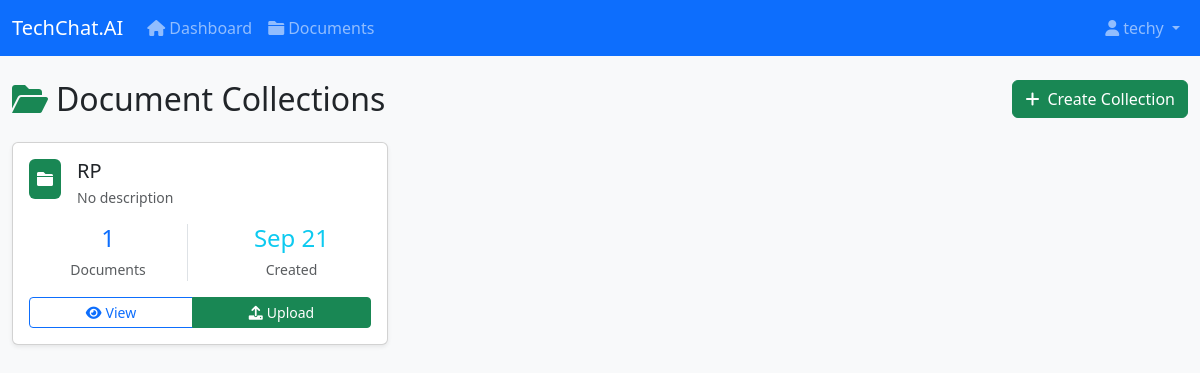
/rag/documents/ (signed in), run on the app's committed database.
### rag_system/models.py (models this page shows, shortened)
class DocumentCollection(models.Model):
    user = models.ForeignKey(User, on_delete=models.CASCADE)
    name = models.CharField(max_length=200)
    description = models.TextField(blank=True)
    created_at = models.DateTimeField(auto_now_add=True)

### rag_system/views.py (the view)
# urls.py: path('documents/', views.documents, name='documents'),
@login_required
def documents(request):
    collections = DocumentCollection.objects.filter(user=request.user)
    return render(request, 'rag/documents.html', {'collections': collections})

### templates/rag/documents.html (shortened to what this page needs)
{% extends 'base.html' %}
{% block content %}
<div class="container-fluid py-4">
    <div class="d-flex justify-content-between align-items-center mb-4">
        <h2 class="mb-0">
            <i class="fas fa-folder-open me-2 text-success"></i>Document Collections
        </h2>
        <a href="{% url 'create_collection' %}" class="btn btn-success">
            <i class="fas fa-plus me-2"></i>Create Collection
        </a>
    </div>
    {% if collections %}
        <div class="row">
            {% for collection in collections %}
            <div class="col-lg-4 col-md-6 mb-4">
                <div class="card h-100 shadow-sm">
                    <div class="card-body d-flex flex-column">
                        <div class="d-flex align-items-start mb-3">
                            <div class="bg-success text-white rounded p-2 me-3">
                                <i class="fas fa-folder"></i>
                            </div>
                            <div class="flex-grow-1">
                                <h5 class="card-title mb-1">{{ collection.name }}</h5>
                                <p class="card-text text-muted small">
                                    {{ collection.description|default:"No description"|truncatewords:15 }}
                                </p>
                            </div>
                        </div>
                        <div class="row text-center mb-3">
                            <div class="col-6">
                                <div class="border-end">
                                    <h4 class="mb-1 text-primary">{{ collection.documents.count }}</h4>
                                    <small class="text-muted">Documents</small>
                                </div>
                            </div>
                            <div class="col-6">
                                <h4 class="mb-1 text-info">{{ collection.created_at|date:"M d" }}</h4>
                                <small class="text-muted">Created</small>
                            </div>
                        </div>
                        <div class="mt-auto">
                            <div class="btn-group w-100" role="group">
                                <a href="{% url 'collection_detail' collection.id %}"
                                   class="btn btn-outline-primary btn-sm">
                                    <i class="fas fa-eye me-1"></i>View
                                </a>
                                <a href="{% url 'upload_document' collection.id %}"
                                   class="btn btn-success btn-sm">
                                    <i class="fas fa-upload me-1"></i>Upload
                                </a>
                            </div>
                        </div>
                    </div>
                </div>
            </div>
            {% endfor %}
        </div>
    {% endif %}
</div>
{% endblock %}

### templates/base.html (shortened to what this page needs)
<!DOCTYPE html>
<html lang="en">
<head>
    <link href="https://cdn.jsdelivr.net/npm/bootstrap@5.3.2/dist/css/bootstrap.min.css" rel="stylesheet">
    <link rel="stylesheet" href="https://cdnjs.cloudflare.com/ajax/libs/font-awesome/6.0.0/css/all.min.css">
</head>
<body class="bg-light">
    {% if user.is_authenticated %}
    <nav class="navbar navbar-expand-lg navbar-dark bg-primary">
        <div class="container-fluid">
            <a class="navbar-brand" href="{% url 'dashboard' %}">
                TechChat.AI
            </a>
            <div class="collapse navbar-collapse" id="navbarNav">
                <ul class="navbar-nav me-auto">
                    <li class="nav-item">
                        <a class="nav-link" href="{% url 'dashboard' %}">
                            <i class="fas fa-home me-1"></i>Dashboard
                        </a>
                    </li>
                    <li class="nav-item">
                        <a class="nav-link" href="{% url 'documents' %}">
                            <i class="fas fa-folder me-1"></i>Documents
                        </a>
                    </li>
                </ul>
                <div class="navbar-nav">
                    <div class="nav-item dropdown">
                        <a class="nav-link dropdown-toggle" href="#" role="button" data-bs-toggle="dropdown">
                            <i class="fas fa-user me-1"></i>{{ user.username }}
                        </a>
                    </div>
                </div>
            </div>
        </div>
    </nav>
    {% endif %}
    <main>
        {% block content %}
        {% endblock %}
    </main>
</body>
</html>

### data on the page
DocumentCollection: name "RP", description "No description", documents.count "1", created_at "Sep 21"

### other printed values
{{ user.username }} "techy"
